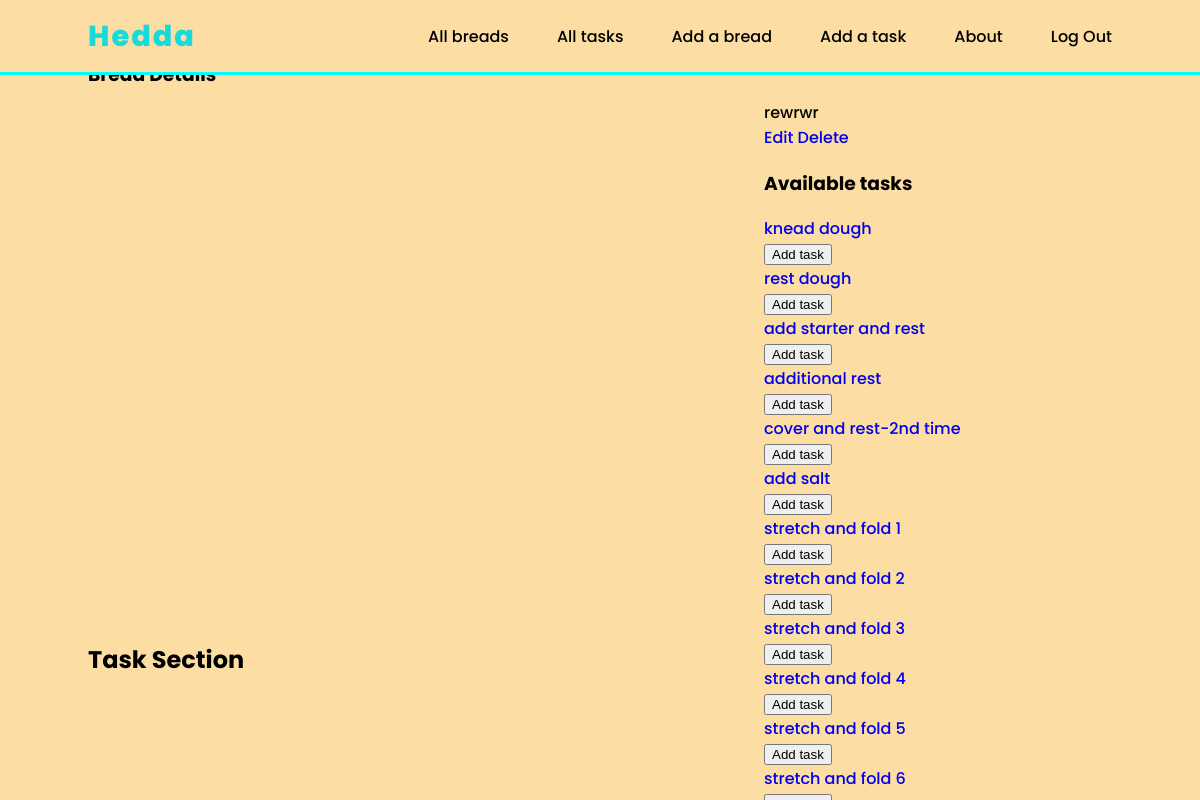
The page /bread/11/ (signed in) on the database its author committed.
### main_app/models.py (models this page shows, shortened)
class Bread(models.Model):
  name = models.CharField(max_length=100)
  description = models.TextField(max_length=250)
  tasks = models.ManyToManyField(Task)
  user = models.ForeignKey(User, on_delete=models.CASCADE)

class Task(models.Model):
  name = models.CharField(max_length=100)
  hours = models.CharField(max_length=2)
  minutes = models.CharField(max_length=2)
  user = models.ForeignKey(User, on_delete=models.CASCADE)

### main_app/views.py (the view)
# urls.py: path('bread/<int:bread_id>/', views.breads_detail, name='breads_detail'),
@login_required
def breads_detail(request, bread_id):
  bread = Bread.objects.get(id=bread_id)
  tasks_bread_doesnt_have = Task.objects.exclude(id__in = bread.tasks.all().values_list('id'))
  return render(request, 'breads/detail.html', {
    'bread': bread, 'tasks': tasks_bread_doesnt_have
  })

### main_app/templates/breads/detail.html (shortened to what this page needs)
{% extends 'base.html' %} {% load static %}  {% block content %}
<section class="page-header">
  <h1>Bread Details</h1>
</section>
<section class="card-container">
  <div class="card">
    <div class="card-content">
      <div class="card-img-container">
      </div>
      <h2 class="card-title">{{ bread.name }}</h2>
      <p>{{ bread.description }}</p>
    </div>
     <div>
      <a href="{% url 'breads_update' bread.id %}" class="btn warn">Edit</a>
      <a href="{% url 'breads_delete' bread.id %}" class="btn danger">Delete</a>
    </div>
  </div>
</section>
<h1>Task Section</h1>
<section class="tasks">
    <div class="subsection-content">
    <h3>Available tasks</h3>
      {% if tasks.count %}
        {% for task in tasks.all %}
          <div class="task-container">
            <a href="{% url 'tasks_detail' task.id %}">
              <p>{{ task.name }}</p>
            </a>
            <form action="{% url 'add_task' bread.id task.id %}" method="post">
              <button type="submit" class="btn submit">Add task</button>
            </form>
          </div>
        {% endfor %}
      {% else %}
        <p class="all-tasks">
          You have added all the available tasks!
        </p>
      {% endif %}
    </div>
  </section>
</div>
{% endblock %}

### main_app/static/css/styles.css (style rules this page uses)
:root { --header-height: 3rem; --first-color: #fcdda4; --first-color-dark: #c28b38; --first-color-darken: #a56b1f; --white-color: #da8d00; --body-font: "Poppins", sans-serif; --big-font-size: 2.5rem; --normal-font-size: 0.938rem; --z-fixed: 100; }
@media screen and (min-width: 768px) { :root { --big-font-size: 5rem; --normal-font-size: 1rem; } }
body { margin: var(--header-height) 0 0 0; padding: 0; font-family: var(--body-font); font-size: var(--normal-font-size); font-weight: 500; }
h1, p, ul { margin: 0; }
a { text-decoration: none; }
@media screen and (min-width: 768px) { body { margin: 0; } }

### rows shown on the page
Bread: description "rewrwr"
Task: name "knead dough"
Task: name "rest dough"
Task: name "add starter and rest"
Task: name "additional rest"
Task: name "cover and rest-2nd time"
Task: name "add salt"
Task: name "stretch and fold 1"
Task: name "stretch and fold 2"
Task: name "stretch and fold 3"
Task: name "stretch and fold 4"
Task: name "stretch and fold 5"
Task: name "stretch and fold 6"
